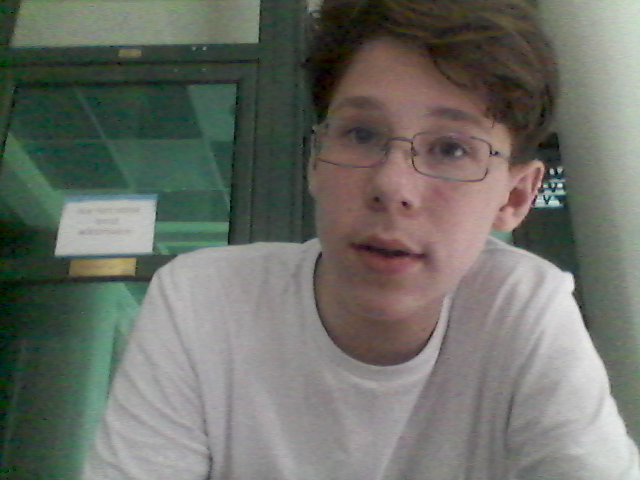
#> input picture cam.png, 640 x 480 px, given in place of the camera
$ python n.py
#> lines starting #> are read from the running program, lines starting #| are printed output that depends on the picture; after the words box and inside, x2 and y2 are one past the last pixel; in counts of white or black regions, pixels touching at a corner belong together
import cv2
import numpy as np

cap = cv2.VideoCapture("/dev/video2")

while True:

    ret, frame = cap.read()
#> frame is the input picture: shape (480, 640, 3); mean B, G, R 103.3, 110.9, 108.7
    if not ret:
        break


    hsv_frame = cv2.cvtColor(frame, cv2.COLOR_BGR2HSV)
#> hsv_frame: shape (480, 640, 3); mean H, S, V 60.5, 49.2, 116.9

    lower_yellow = np.array([20, 100, 100])
    upper_yellow = np.array([30, 255, 255])

    mask = cv2.inRange(hsv_frame, lower_yellow, upper_yellow)
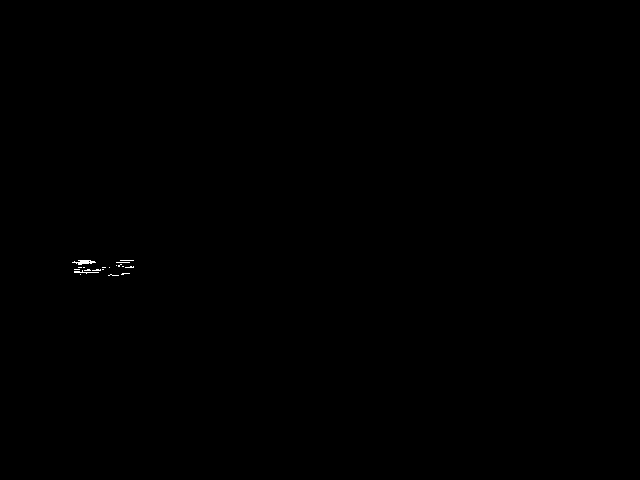
#> mask: shape (480, 640); 0.07% white in thin lines or dots, all inside (x1, y1, x2, y2) = (72, 260, 134, 276)

    contours, _ = cv2.findContours(mask, cv2.RETR_EXTERNAL, cv2.CHAIN_APPROX_SIMPLE)
#> contours = 19 contours, 18 with area under 20; largest, box (x1, y1, x2, y2) and area: (72, 260, 96, 265) 44

    if contours:
        largest_contour = max(contours, key=cv2.contourArea)
#> largest_contour = contour of 24 points, box (x1, y1, x2, y2) (72, 260, 96, 265), area 44
        x, y, w, h = cv2.boundingRect(largest_contour)
#> x = 72; y = 260; w = 24; h = 5

        cropped_frame = frame[y:y+h, x:x+w]

        cv2.imshow('Cropped Frame', cropped_frame)
    else:

        cv2.imshow('Cropped Frame', frame)

    if cv2.waitKey(1) & 0xFF == ord('q'):
#> (key q is pressed here)
        break

cap.release()
cv2.destroyAllWindows()
